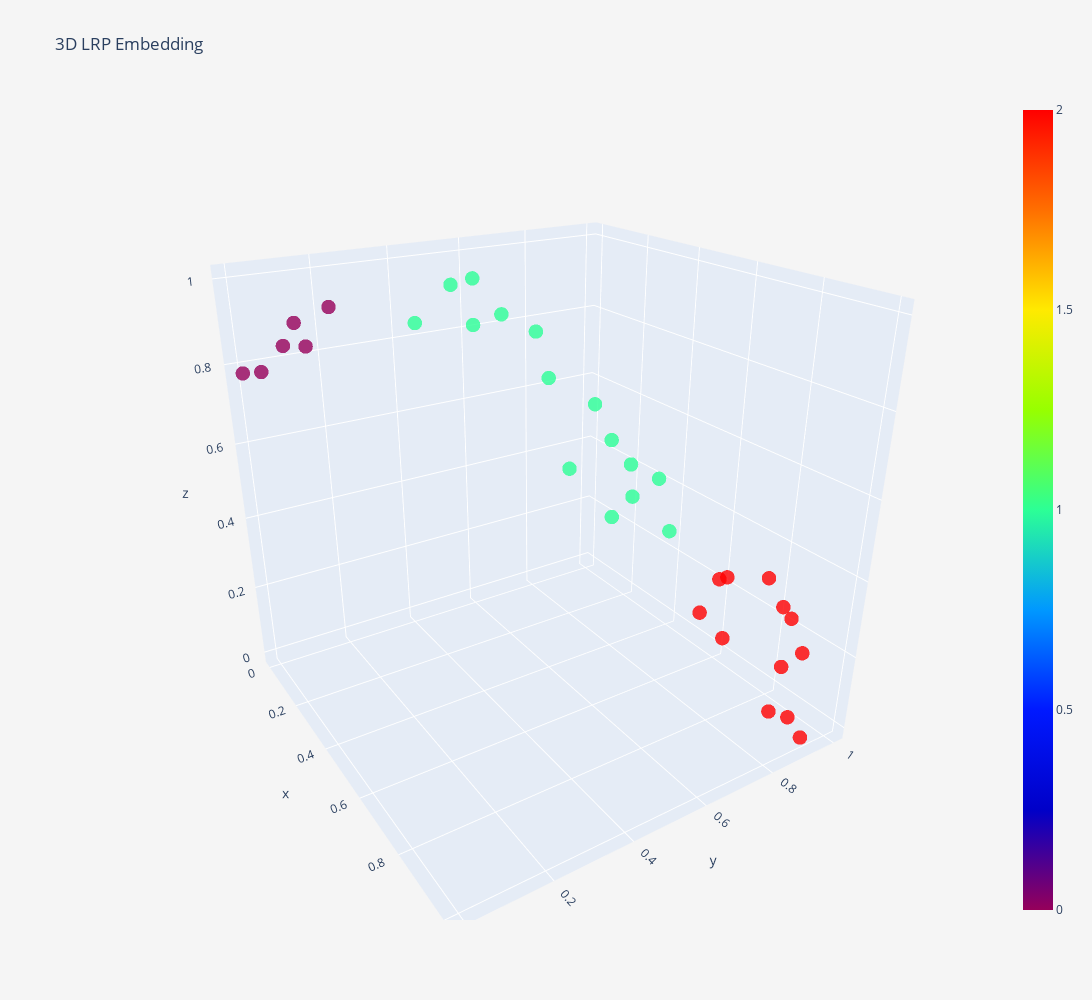

The notebook cell saved with this chart:
### Code cell
plot_3d_lrp(ASD_lrp, colors=ASD_clusterer.labels_)

### Figure 1 — Plotly figure (JSON) as saved in the notebook; plotly's stock layout.template omitted (floating-point values rounded to 4 significant figures)
{"data": [{"marker": {"color": [1, 2, 2, 1, 2, 2, 0, 1, 1, 1, 2, 2, 0, 0, 2, 1, 1, 0, 2, 2, 1, 1, 0, 1, 2, 1, 0, 1, 2, 2, 1, 1, 1], "colorscale": [[0, "rgb(150,0,90)"], [0.125, "rgb(0,0,200)"], [0.25, "rgb(0,25,255)"], [0.375, "rgb(0,152,255)"], [0.5, "rgb(44,255,150)"], [0.625, "rgb(151,255,0)"], [0.75, "rgb(255,234,0)"], [0.875, "rgb(255,111,0)"], [1, "rgb(255,0,0)"]], "opacity": 0.8, "showscale": true, "size": 5}, "mode": "markers", "name": "Training", "text": [], "type": "scatter3d", "x": [0.4903, 0.9544, 0.9992, 0.2286, 0.7998, 0.8615, 0.0008604, 0.5328, 0.3314, 0.4976, 0.8561, 0.874, 0.02879, 0, 0.7796, 0.282, 0.6049, 0.05123, 0.914, 1, 0.3702, 0.6902, 0.01225, 0.6028, 0.9195, 0.5701, 0.04946, 0.1732, 0.9358, 0.8697, 0.2778, 0.6608, 0.18], "y": [0.5945, 0.8717, 0.8625, 0.4919, 0.7515, 0.7674, 0, 0.7434, 0.6025, 0.6582, 1.0, 0.9458, 0.09361, 0.04381, 0.8242, 0.5385, 0.7717, 0.2052, 0.9859, 0.9148, 0.6136, 0.7396, 0.1538, 0.6379, 0.8366, 0.6547, 0.1183, 0.3671, 0.8686, 0.7617, 0.4661, 0.6499, 0.4611], "z": [0.5794, 0.1892, 0.07958, 0.8781, 0.294, 0.4116, 0.7822, 0.5717, 0.8696, 0.7287, 0.2241, 0.2834, 0.8405, 0.7778, 0.3505, 0.9087, 0.5542, 0.9222, 0.1628, 0, 0.7649, 0.461, 0.8258, 0.4884, 0.416, 0.6649, 0.8963, 0.8881, 0.05336, 0.2589, 1, 0.5597, 0.9676]}], "layout": {"autosize": false, "height": 1000, "paper_bgcolor": "#F5F5F5", "scene": {"aspectmode": "auto", "aspectratio": {"x": 1.0, "y": 1.0, "z": 1.0}, "camera": {"center": {"x": 0, "y": 0, "z": 0}, "eye": {"x": 1.648, "y": -1.052, "z": 0.9297}, "projection": {"type": "perspective"}, "up": {"x": 0, "y": 0, "z": 1}}}, "title": {"text": "3D LRP Embedding"}, "width": 1200}}
